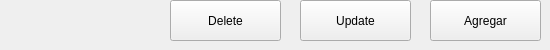
           <widget class="QWidget" name="widget_5" native="true">
            <property name="palette">
             <palette>
              <active>
               <colorrole role="AlternateBase">
                <brush brushstyle="SolidPattern">
                 <color alpha="255">
                  <red>167</red>
                  <green>233</green>
                  <blue>247</blue>
                 </color>
                </brush>
               </colorrole>
               <colorrole role="PlaceholderText">
                <brush brushstyle="SolidPattern">
                 <color alpha="255">
                  <red>249</red>
                  <green>224</green>
                  <blue>248</blue>
                 </color>
                </brush>
               </colorrole>
              </active>
              <inactive>
               <colorrole role="AlternateBase">
                <brush brushstyle="SolidPattern">
                 <color alpha="255">
                  <red>167</red>
                  <green>233</green>
                  <blue>247</blue>
                 </color>
                </brush>
               </colorrole>
               <colorrole role="PlaceholderText">
                <brush brushstyle="SolidPattern">
                 <color alpha="255">
                  <red>249</red>
                  <green>224</green>
                  <blue>248</blue>
                 </color>
                </brush>
               </colorrole>
              </inactive>
              <disabled>
               <colorrole role="AlternateBase">
                <brush brushstyle="SolidPattern">
                 <color alpha="255">
                  <red>167</red>
                  <green>233</green>
                  <blue>247</blue>
                 </color>
                </brush>
               </colorrole>
               <colorrole role="PlaceholderText">
                <brush brushstyle="SolidPattern">
                 <color alpha="255">
                  <red>249</red>
                  <green>224</green>
                  <blue>248</blue>
                 </color>
                </brush>
               </colorrole>
              </disabled>
             </palette>
            </property>
            <widget class="QPushButton" name="btnDeleteRow">
             <property name="geometry">
              <rect>
               <x>170</x>
               <y>0</y>
               <width>111</width>
               <height>41</height>
              </rect>
             </property>
             <property name="palette">
              <palette>
               <active>
                <colorrole role="AlternateBase">
                 <brush brushstyle="SolidPattern">
                  <color alpha="255">
                   <red>167</red>
                   <green>233</green>
                   <blue>247</blue>
                  </color>
                 </brush>
                </colorrole>
                <colorrole role="PlaceholderText">
                 <brush brushstyle="SolidPattern">
                  <color alpha="255">
                   <red>249</red>
                   <green>224</green>
                   <blue>248</blue>
                  </color>
                 </brush>
                </colorrole>
               </active>
               <inactive>
                <colorrole role="AlternateBase">
                 <brush brushstyle="SolidPattern">
                  <color alpha="255">
                   <red>167</red>
                   <green>233</green>
                   <blue>247</blue>
                  </color>
                 </brush>
                </colorrole>
                <colorrole role="PlaceholderText">
                 <brush brushstyle="SolidPattern">
                  <color alpha="255">
                   <red>249</red>
                   <green>224</green>
                   <blue>248</blue>
                  </color>
                 </brush>
                </colorrole>
               </inactive>
               <disabled>
                <colorrole role="AlternateBase">
                 <brush brushstyle="SolidPattern">
                  <color alpha="255">
                   <red>167</red>
                   <green>233</green>
                   <blue>247</blue>
                  </color>
                 </brush>
                </colorrole>
                <colorrole role="PlaceholderText">
                 <brush brushstyle="SolidPattern">
                  <color alpha="255">
                   <red>249</red>
                   <green>224</green>
                   <blue>248</blue>
                  </color>
                 </brush>
                </colorrole>
               </disabled>
              </palette>
             </property>
             <property name="text">
              <string>Delete</string>
             </property>
            </widget>
            <widget class="QPushButton" name="btnUpdateRow">
             <property name="geometry">
              <rect>
               <x>300</x>
               <y>0</y>
               <width>111</width>
               <height>41</height>
              </rect>
             </property>
             <property name="palette">
              <palette>
               <active>
                <colorrole role="AlternateBase">
                 <brush brushstyle="SolidPattern">
                  <color alpha="255">
                   <red>167</red>
                   <green>233</green>
                   <blue>247</blue>
                  </color>
                 </brush>
                </colorrole>
                <colorrole role="PlaceholderText">
                 <brush brushstyle="SolidPattern">
                  <color alpha="255">
                   <red>249</red>
                   <green>224</green>
                   <blue>248</blue>
                  </color>
                 </brush>
                </colorrole>
               </active>
               <inactive>
                <colorrole role="AlternateBase">
                 <brush brushstyle="SolidPattern">
                  <color alpha="255">
                   <red>167</red>
                   <green>233</green>
                   <blue>247</blue>
                  </color>
                 </brush>
                </colorrole>
                <colorrole role="PlaceholderText">
                 <brush brushstyle="SolidPattern">
                  <color alpha="255">
                   <red>249</red>
                   <green>224</green>
                   <blue>248</blue>
                  </color>
                 </brush>
                </colorrole>
               </inactive>
               <disabled>
                <colorrole role="AlternateBase">
                 <brush brushstyle="SolidPattern">
                  <color alpha="255">
                   <red>167</red>
                   <green>233</green>
                   <blue>247</blue>
                  </color>
                 </brush>
                </colorrole>
                <colorrole role="PlaceholderText">
                 <brush brushstyle="SolidPattern">
                  <color alpha="255">
                   <red>249</red>
                   <green>224</green>
                   <blue>248</blue>
                  </color>
                 </brush>
                </colorrole>
               </disabled>
              </palette>
             </property>
             <property name="text">
              <string>Update</string>
             </property>
            </widget>
            <widget class="QPushButton" name="btnAdd">
             <property name="geometry">
              <rect>
               <x>430</x>
               <y>0</y>
               <width>111</width>
               <height>41</height>
              </rect>
             </property>
             <property name="palette">
              <palette>
               <active>
                <colorrole role="AlternateBase">
                 <brush brushstyle="SolidPattern">
                  <color alpha="255">
                   <red>167</red>
                   <green>233</green>
                   <blue>247</blue>
                  </color>
                 </brush>
                </colorrole>
                <colorrole role="PlaceholderText">
                 <brush brushstyle="SolidPattern">
                  <color alpha="255">
                   <red>249</red>
                   <green>224</green>
                   <blue>248</blue>
                  </color>
                 </brush>
                </colorrole>
               </active>
               <inactive>
                <colorrole role="AlternateBase">
                 <brush brushstyle="SolidPattern">
                  <color alpha="255">
                   <red>167</red>
                   <green>233</green>
                   <blue>247</blue>
                  </color>
                 </brush>
                </colorrole>
                <colorrole role="PlaceholderText">
                 <brush brushstyle="SolidPattern">
                  <color alpha="255">
                   <red>249</red>
                   <green>224</green>
                   <blue>248</blue>
                  </color>
                 </brush>
                </colorrole>
               </inactive>
               <disabled>
                <colorrole role="AlternateBase">
                 <brush brushstyle="SolidPattern">
                  <color alpha="255">
                   <red>167</red>
                   <green>233</green>
                   <blue>247</blue>
                  </color>
                 </brush>
                </colorrole>
                <colorrole role="PlaceholderText">
                 <brush brushstyle="SolidPattern">
                  <color alpha="255">
                   <red>249</red>
                   <green>224</green>
                   <blue>248</blue>
                  </color>
                 </brush>
                </colorrole>
               </disabled>
              </palette>
             </property>
             <property name="text">
              <string>Agregar</string>
             </property>
            </widget>
           </widget>
